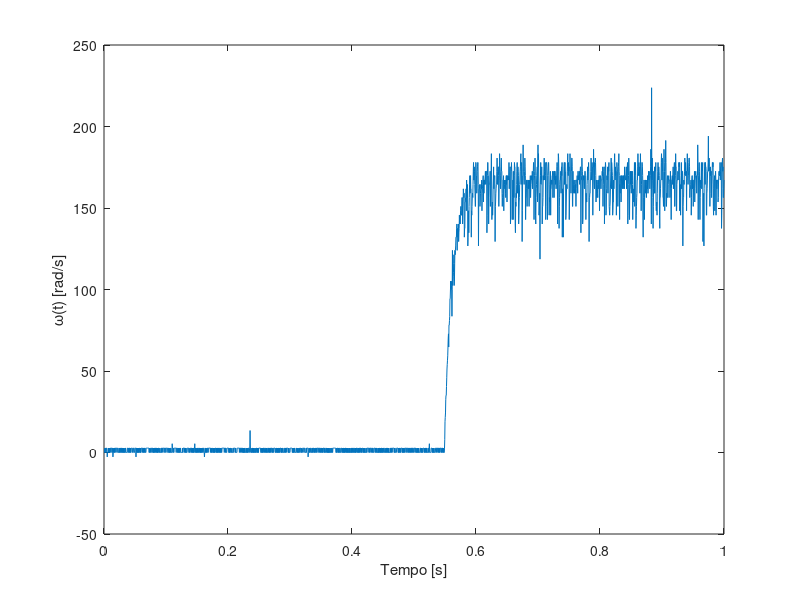
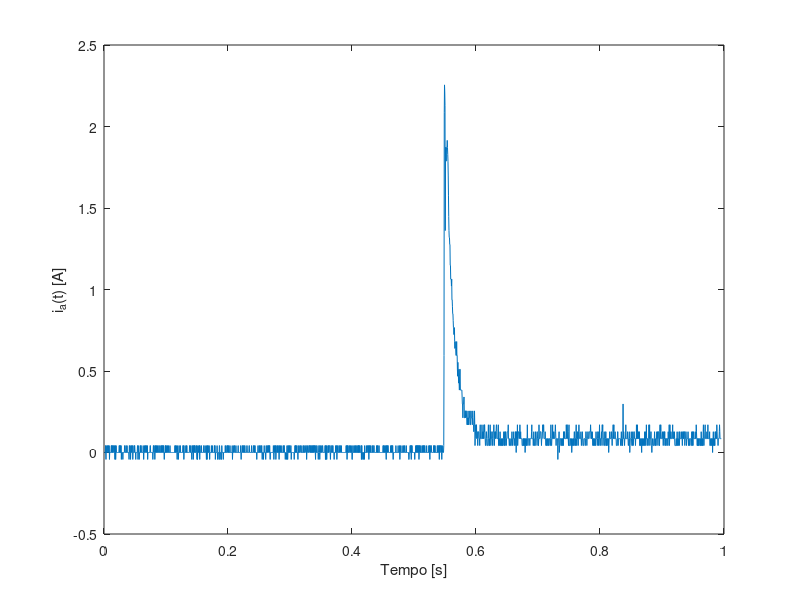

Recreate these plots in MATLAB, in order. (Note: this script raises an error after producing the figures.)
close all
clear
clc

%% 1 - Carregar conteúdo do osciloscópio

load workspace_conteudo_osciloscopio

%% 2 - Sample time

ts = 4e-4;

%% 3 - Início do degrau 

amst_degrau = 1372;

%% 4 - Geração do sinal de entrada

Entrada_v = [zeros(amst_degrau,1); 12.273*ones(length(v_ch1) - amst_degrau,1)];
Entrada_i = [zeros(amst_degrau,1); 12.273*ones(length(i_ch2) - amst_degrau,1)];

% Figuras

%figure(1)
%plot(t_ch1,v_ch1,t_ch2,i_ch2)

%figure(2)
%plot(t_ch1,v_ch1,t_ch1,Entrada)

%% 5 - Adequação dos sinais medidos

Ktg = 0.014836198290766;
Rext = 0.47;

velocidade = v_ch1/Ktg;
corrente = i_ch2/Rext;

close all

%figure(1)
%plot(t_ch1,v_ch1,t_ch2,i_ch2)

%figure(1)
%plot(t_ch1,velocidade,t_ch1,Entrada_v)

%figure(2)
%plot(t_ch1,velocidade,t_ch1,Entrada_v)

%% 6 - Vetor temporal

tempo_v = linspace(ts,ts*size(velocidade,1),size(velocidade,1));

tempo_i = linspace(ts,ts*size(corrente,1),size(corrente,1));

figure(1)
plot(tempo_v,velocidade)
xlabel('Tempo [s]')
ylabel('\omega(t) [rad/s]')


figure(2)
plot(tempo_i,corrente)
xlabel('Tempo [s]')
ylabel('i_a(t) [A]')

%% 7 - Funções de Transferência

FTv = load('G4');

FTi = load('G2');

FTv = FTv.G4;

FTi = FTi.G2;

%% 8 - Plots das FTs

tiv = 0.5488;
tii = 0.5476;

tfv = 1;
tfi = 0.9956;

close 1 2

tempo_vnovo = tiv:ts:tfv;

tempo_inovo = tii:ts:tfi;

aux1 = (0:(length(tempo_vnovo) - 1))*ts;
aux2 = (0:(length(tempo_inovo) - 1))*ts;

velocidade_novo = velocidade(1372:2500);

corrente_novo = corrente(1369:2489);

opt = stepDataOptions;
opt.StepAmplitude = 12.273;

a = step(FTv,aux1,opt)';
b = step(FTi,aux2,opt)';

figure(3)
plot(tempo_vnovo,velocidade_novo)
hold on
plot(tempo_vnovo,a)
xlabel('Tempo [s]')
ylabel('\omega(t) [rad/s]')
legend('Medida', 'Calculada')

figure(4)
plot(tempo_inovo,corrente_novo)
hold on
plot(tempo_inovo,b)
xlabel('Tempo [s]')
ylabel('i_a(t) [A]')
legend('Medida', 'Calculada')



return
%% 8 - Plot das FTs

opt = stepDataOptions;
opt.StepAmplitude = 12.273;

figure(3)
step(G4,opt)
%hold on
%plot()

figure(4)
step(G2,opt)


